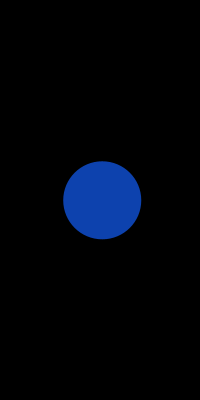
Frame 1 (no input)
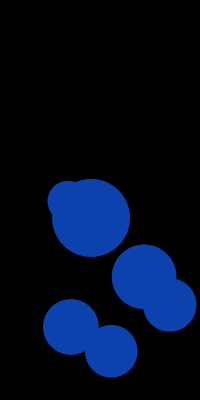
Frame 60 (the mouse pressed at the canvas centre just before this capture)
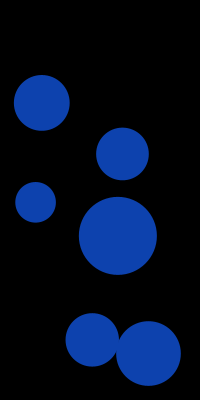
Frame 120 (the mouse held since frame 60 and released just before this capture)

The Processing sketch that drew these frames (run headless with seeded random() and noise(); from frame 60 on, the mouse is pressed at the canvas centre):

// Processing sketch: processing_131702
// ── processing_131702.pde


/*
Prueba para la tarea 01
Taller de programación MDI UVeritas
 
Reference:    http://www.openprocessing.org/sketch/116310
Author:       David Morera Chavarría
Description:  Bouncing ball. Class.
*/

//Clase

class Ball {
  float xpos, ypos;
  float xspeed, yspeed;
  float r;
 
  Ball() {
    xspeed = random(-1, 4);
    yspeed = random(-1, 4);
    xpos = width/2;
    ypos = height/2;
    r = random(20, 40);
  }
  void run() {
    update();
    bounce();
    display();
  }
 
  void update() {
    xpos += xspeed;
    ypos += yspeed;
  }
 
  void display() {
    fill(#0D42AE);
    ellipse(xpos, ypos, r*2, r*2);//by2Diameter
  }
 
 
  void bounce() {
    if ( (ypos > height-r) || (ypos < r))
    {
      yspeed *= -1;
    }
    if ( (xpos > width-r) || (xpos < r))
    {
      xspeed *= -1;
    }
  }
}
// Cierre de la clase


Ball a, b, c, d, e, f;//establecer
 
void setup()
{
  size(200, 400);
  smooth();
  noStroke();
  a = new Ball();
  b = new Ball();
  c = new Ball();
  d = new Ball();
  e = new Ball();
  f = new Ball();
}
void draw()
{
  transBackground();
  a.run();//llamar
  b.run();
  c.run();
  d.run();
  e.run();
  f.run();
}
 
void transBackground() {
  fill(0, 255); //fondo con alpha
  rect(0, 0, width, height);
}
 
